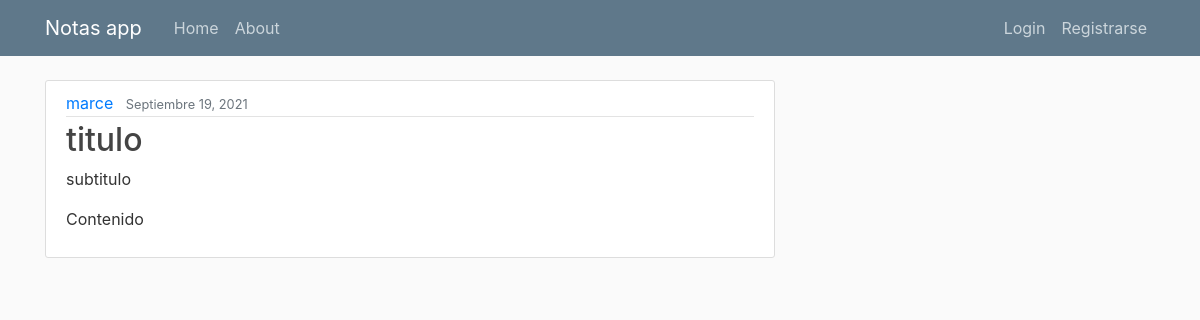
/post/6/, run on an earlier commit of the app's database.
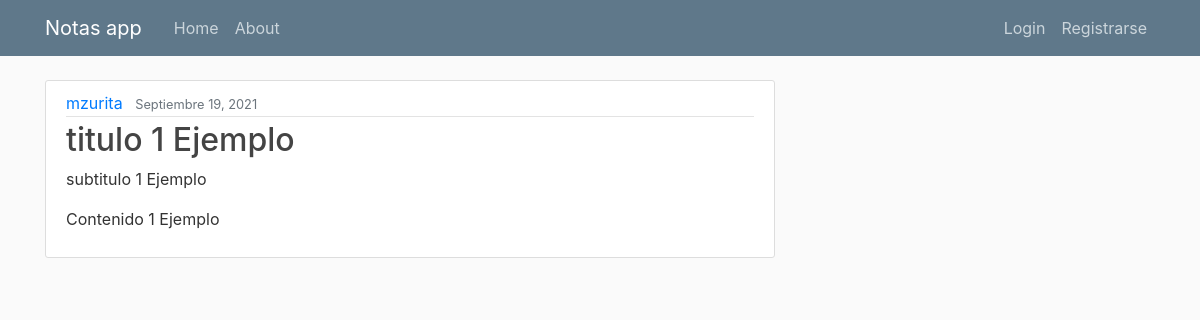
And on a later commit of the database.
### lab/models.py (models this page shows, shortened)
class Post(models.Model):
    titulo = models.CharField(max_length=100)
    descripcion = models.CharField(max_length=100, default='')
    contenido = models.TextField()
    date_posted = models.DateTimeField(default=timezone.now)
    author = models.ForeignKey(User, on_delete=models.CASCADE)
    class Meta:
        verbose_name = 'nota'
        verbose_name_plural = 'notas'

### lab/views.py (the view)
# urls.py: path('post/<int:pk>/', PostDetailView.as_view(), name='post-detail'),
class PostDetailView(DetailView):
    model = Post

### lab/templates/lab/post_detail.html (shortened to what this page needs)
{% extends "lab/base.html" %}
{% block content%}
  <article class="media content-section">
    <div class="media-body">
      <div class="article-metadata">
        <a class="mr-2" href="#">{{ object.author }}</a>
        <small class="text-muted">{{ object.date_posted|date:"F d, Y" }}</small>
      </div>
      <h2 class="article-title"">{{ post.titulo }}</h2>
      <p class="article-content">{{ post.descripcion }}</p>
      <p class="article-content">{{ post.contenido }}</p>
    </div>
  </article>
{% endblock content %}

What changed in the data, as far as the page shows it:
changed Post: author "marce" → "mzurita"; titulo "titulo" → "titulo 1 Ejemplo"; descripcion "subtitulo" → "subtitulo 1 Ejemplo"; contenido "Contenido" → "Contenido 1 Ejemplo"
